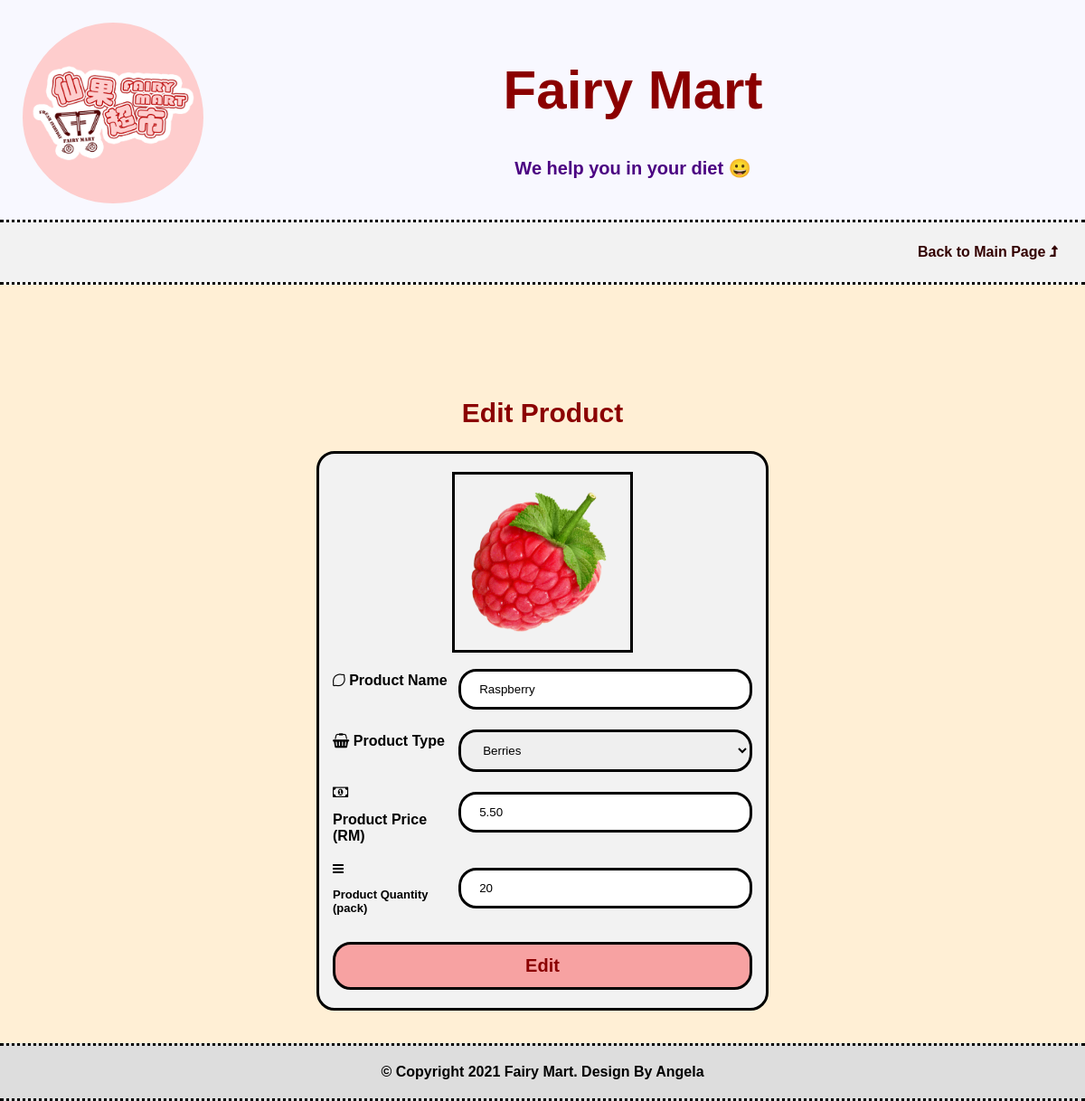
Page /php/admin/edit_product.php?prid=45 on the committed database.
### tables this page shows
CREATE TABLE `tbl_products` (
  `prid` int(11) NOT NULL,
  `primage` varchar(100) NOT NULL,
  `prname` varchar(100) NOT NULL,
  `prtype` varchar(100) NOT NULL,
  `prprice` varchar(100) NOT NULL,
  `prqty` int(11) NOT NULL,
  `datecreated` date NOT NULL DEFAULT current_timestamp()
);

### php/admin/edit_product.php (the view, shortened to what this page needs)
<!DOCTYPE html>
<html>
<head>
	<link rel="stylesheet" href="https://cdnjs.cloudflare.com/ajax/libs/font-awesome/4.7.0/css/font-awesome.min.css">
	<link rel="stylesheet" href="/263547_project_fairy_mart/css/style1.css">
</head>
   <body>
   <div class="header">
		<img src="/263547_project_fairy_mart/images/fairy_mart_logo.png" />
		<h1>Fairy Mart</h1>
		<p>We help you in your diet &#128512; </p>
	</div>
    <div class="navbar">
		<a href="/263547_project_fairy_mart/php/admin/main_page_admin.php" class="right">Back to Main Page <i class="fa fa-level-up"></i></a>
	</div>
      <div class="main">
      <h2>Edit Product</h2>
         <div class="container">
             <?php
                 $prid=$_GET['prid'];
                 $conn = mysqli_connect("localhost","doubleks_fairy_martadmin","E8OMX979P9") or die("Unable to connect");
                 mysqli_select_db($conn,"doubleks_fairy_mart");
                 $sql ="SELECT * FROM tbl_products WHERE prid=".$prid++;
                    $result = mysqli_query($conn,$sql);
                    if($result ==true){
                      $row= mysqli_fetch_assoc($result);
                      $prtype = $row['prtype'];
                     }
             ?>
            <form name="editProductForm" action="/263547_project_fairy_mart/php/admin/edit_product_process.php" onsubmit="return validateNewProductForm()" method="post" enctype="multipart/form-data">
               <div class="row" align="center">
                  <img class="imgselection" src="/263547_project_fairy_mart/images/<?php echo $row ['primage'];?>"><br>
               </div>
               <div class="row">
                  <div class="col-25">
                     <i class="fa fa-lemon-o"></i>
                     <label for="prname">Product Name</label>
                  </div>
                  <div class="col-75">
                     <input type="text" id="idprname" name="prname" placeholder="Product Name.." value="<?php echo $row['prname'];?>">
                  </div>
               </div>
               <div class="row">
                  <div class="col-25">
                     <i class="fa fa-shopping-basket"></i>
                     <label for="prtype">Product Type</label>
                  </div>
                  <div class="col-75">
                      <select name="prtype" id="idprtype">
                      <option value="Berries"<?php if($prtype == 'Berries') echo "selected"; ?>>Berries</option>
                      </select>
                  </div>
               </div>
               <div class="row">
                  <div class="col-25">
                     <i class="fa fa-money"></i>
                     <label for="prprice">Product Price (RM) </label>
                  </div>
                  <div class="col-75">
                     <input type="text" id="idprprice" name="prprice" placeholder="Product Price.." value="<?php echo $row['prprice'];?>">
                  </div>
               </div>
               <div class="row">
                  <div class="col-25">
                     <i class="fa fa-bars" style="font-size:14px"></i>
                     <label for="prqty" style="font-size:13px">Product Quantity (pack)</label>
                  </div>
                  <div class="col-75">
                     <input type="number" id="idprqty" name="prqty" placeholder="Product Quantity.." value="<?php echo $row['prqty'];?>" min="1" max="100">
                  </div>
               </div>
               <br>
               <div class="row">
                  <div><input type="submit" name="update" value="Edit"></div>
               </div>
            </form>
         </div>
      </div>
      <div class="footer">
		<footer>&copy; Copyright 2021 Fairy Mart. Design By Angela</footer>
	  </div>
</body>
</html>

### css/style1.css (style rules this page uses)
* { box-sizing: border-box; }
body { font-family: Arial, Helvetica, sans-serif; margin: auto; }
.header { padding: 25px; text-align: center; background: GhostWhite; color: darkred; }
.header img { width: 200px; height: auto; max-width: 200px; border-radius: 50%; float: left; padding-bottom: 10px; }
.header h1 { position: center; top: 18px; left: 10px; font-size: 60px; }
.header p { position: center; top: 18px; left: 10px; font-size: 20px; color: Indigo; font-weight: bold; }
.navbar { top: 18px; left: 10px; overflow: hidden; background-color: #f2f2f2; width: 100%; border-top-style: dotted; border-bottom-style: dotted; padding: 10px; }
.navbar a { float: left; display: block; color: #330000; text-align: center; padding: 14px 20px; text-decoration: none; font-weight: bold; }
.navbar a.right { float: right; }
.footer { overflow: hidden; width: 100%; position: fixed; bottom: 0; width: 100%; border-top-style: dotted; border-bottom-style: dotted; font-weight: bold; padding: 20px; text-align: center; background: #ddd; }
.imgselection { height: 200px; width: 200px; overflow: hidden; display: inline-block; border: 3px solid black; }
.row { margin: 0 -5px; }
.row:after { content: ""; display: table; clear: both; }
.main { -ms-flex: 100%; flex: 100%; padding: 30px; background-color: #FFEFD5; }
.main h2 { text-align: center; color: darkred; font-size: 30px; }
label { padding: 12px 12px 12px 0; display: inline-block; font-weight: bold; }
@media screen and (min-width: 1000px) { .container { width: 50%; margin: auto; } }
@media screen and (min-width: 1000px) { .row { grid-template-columns: repeat(3,1fr); } }
@media screen and (min-width: 1000px) { .main { padding: 100px; } }
@media screen and (min-width: 1000px) { input[type=text], input[type=tel], input[type=password], input[type=number], input[type=time], select { width: 100%; padding: 12px 20px; margin: 8px 0; display: inline-block; border: 3px solid black; box-sizing: border-box; border-radius: 20px; } }
@media screen and (min-width: 1000px) { input[type=submit] { background-color: #f7a2a2; color: darkred; padding: 12px 20px; border: 3px solid black; border-radius: 20px; cursor: pointer; float: right; width: 100%; font-weight: bold; font-size: 20px; } }
@media screen and (min-width: 1000px) { .container { border-radius: 20px; background-color: #f2f2f2; padding: 20px; border: 3px solid black; } }
@media screen and (min-width: 1000px) { .col-25 { float: left; width: 30%; margin-top: 6px; } }
@media screen and (min-width: 1000px) { .col-75 { float: left; width: 70%; margin-top: 6px; color: indigo; } }
@media screen and (min-width: 1000px) { .row:after { content: ""; display: table; clear: both; } }

### rows in the picture
tbl_products: primage (picture), prname "Raspberry", prtype "Berries", prprice "5.50", prqty "20"
